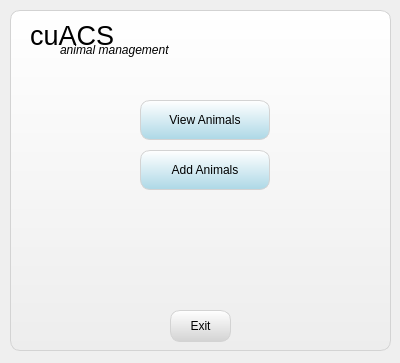
<?xml version="1.0" encoding="UTF-8"?>
<ui version="4.0">
 <class>View</class>
 <widget class="QWidget" name="View">
  <property name="geometry">
   <rect>
    <x>0</x>
    <y>0</y>
    <width>400</width>
    <height>363</height>
   </rect>
  </property>
  <property name="windowTitle">
   <string>Form</string>
  </property>
  <property name="styleSheet">
   <string notr="true">QWidget{
	border-radius: 5px;
}</string>
  </property>
  <widget class="QPushButton" name="viewButton">
   <property name="geometry">
    <rect>
     <x>140</x>
     <y>100</y>
     <width>130</width>
     <height>40</height>
    </rect>
   </property>
   <property name="styleSheet">
    <string notr="true">QPushButton#viewButton{
	background-color: qlineargradient(x1: 0, y1: 0, x2: 0, y2: 1, stop: 0 white, stop: 1 lightblue);
	border-style: solid;
	border-color: lightgrey;
	border-width: 1px;
	border-radius: 10px;
}</string>
   </property>
   <property name="text">
    <string>View Animals</string>
   </property>
  </widget>
  <widget class="QPushButton" name="addButton">
   <property name="geometry">
    <rect>
     <x>140</x>
     <y>150</y>
     <width>130</width>
     <height>40</height>
    </rect>
   </property>
   <property name="styleSheet">
    <string notr="true">QPushButton#addButton{
	background-color: qlineargradient(x1: 0, y1: 0, x2: 0, y2: 1, stop: 0 white, stop: 1 lightblue);
	border-style: solid;
	border-color: lightgrey;
	border-width: 1px;
	border-radius: 10px;
}</string>
   </property>
   <property name="text">
    <string>Add Animals</string>
   </property>
  </widget>
  <widget class="QPushButton" name="exitButton">
   <property name="geometry">
    <rect>
     <x>170</x>
     <y>310</y>
     <width>61</width>
     <height>32</height>
    </rect>
   </property>
   <property name="styleSheet">
    <string notr="true">QPushButton#exitButton{
	background-color: qlineargradient(x1: 0, y1: 0, x2: 0, y2: 1, stop: 0 white, stop: 1 lightgrey);
	border-style: solid;
	border-color: lightgrey;
	border-width: 1px;
	border-radius: 10px;
}</string>
   </property>
   <property name="text">
    <string>Exit</string>
   </property>
  </widget>
  <widget class="QLabel" name="label">
   <property name="geometry">
    <rect>
     <x>30</x>
     <y>20</y>
     <width>121</width>
     <height>31</height>
    </rect>
   </property>
   <property name="font">
    <font>
     <family>Helvetica Neue</family>
     <pointsize>20</pointsize>
    </font>
   </property>
   <property name="text">
    <string>cuACS</string>
   </property>
  </widget>
  <widget class="QLabel" name="label_2">
   <property name="geometry">
    <rect>
     <x>60</x>
     <y>40</y>
     <width>211</width>
     <height>20</height>
    </rect>
   </property>
   <property name="font">
    <font>
     <family>Helvetica Neue</family>
     <italic>true</italic>
    </font>
   </property>
   <property name="text">
    <string>animal management</string>
   </property>
  </widget>
  <widget class="QGraphicsView" name="graphicsView">
   <property name="geometry">
    <rect>
     <x>10</x>
     <y>10</y>
     <width>381</width>
     <height>341</height>
    </rect>
   </property>
   <property name="styleSheet">
    <string notr="true">QGraphicsView{
	background-color: qlineargradient(x1: 0, y1: 0, x2: 0, y2: 1, stop: 0 white, stop: 1 rgb(237, 237, 237));
	border-style: solid;
	border-color: lightgrey;
	border-width: 1px;
	border-radius: 10px;
}
</string>
   </property>
  </widget>
  <zorder>graphicsView</zorder>
  <zorder>viewButton</zorder>
  <zorder>addButton</zorder>
  <zorder>exitButton</zorder>
  <zorder>label</zorder>
  <zorder>label_2</zorder>
 </widget>
 <resources/>
 <connections/>
</ui>
